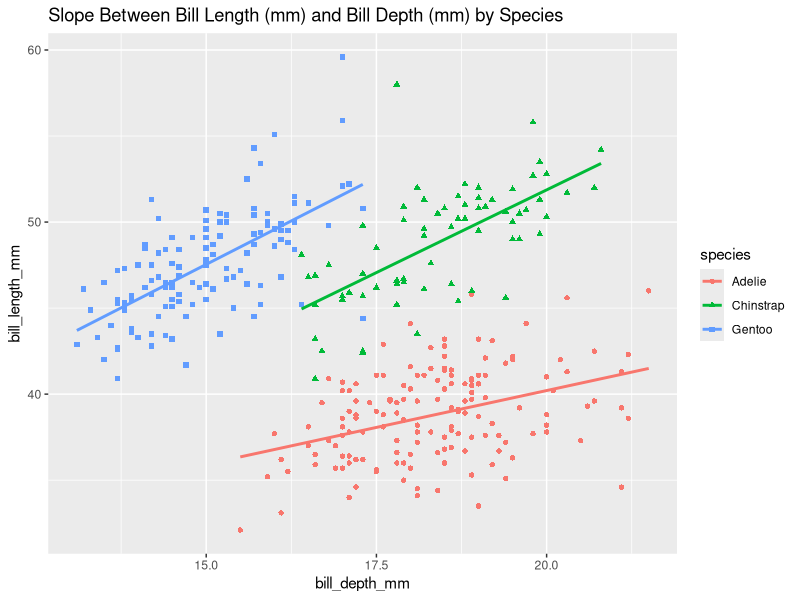
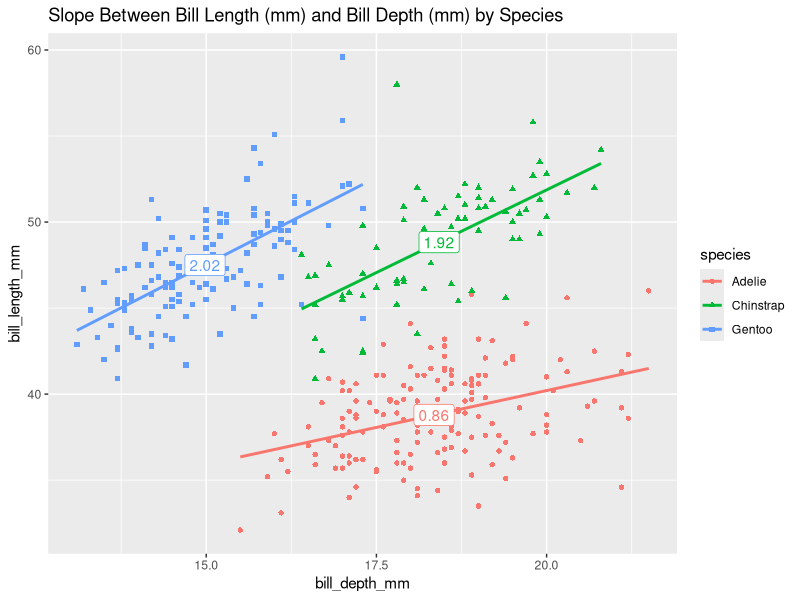

Source code (R) for these figures, in order:
#' --- 
#' title: "dplyr Problem Set Solutions"
#' date: "October 21st, 2021"
#' author: "Christian Testa"
#' ---

# dependencies
library(tidyverse)
library(palmerpenguins)

# load data
data(penguins)

# take a look at our data
glimpse(penguins)

# problem 1
penguins %>% 
  group_by(species, island) %>% 
  count()


# problem 2, part 1, method 1 -- naive method
penguins %>% 
  group_by(species) %>% 
  summarize(
    bill_length_mm_mean = mean(bill_length_mm, na.rm=T),
    bill_depth_mm_mean = mean(bill_depth_mm, na.rm=T),
    flipper_length_mm_mean = mean(flipper_length_mm, na.rm=T),
    body_mass_g_mean = mean(body_mass_g, na.rm=T))

# problem 2, part 1, method 2 -- using summarize_if
penguins %>% 
  select(-year) %>% 
  group_by(species) %>% 
  summarize_if(is.numeric, mean, na.rm=T)

# problem 2, part 2, method 1 -- naive method
penguins %>% 
  group_by(species) %>% 
  summarize(
    bill_length_mm_sd = sd(bill_length_mm, na.rm=T),
    bill_depth_mm_sd = sd(bill_depth_mm, na.rm=T),
    flipper_length_mm_sd = sd(flipper_length_mm, na.rm=T),
    body_mass_g_sd = sd(body_mass_g, na.rm=T))

# problem 2, part 2, method 2 -- using summarize_if
penguins %>% 
  select(-year) %>% 
  group_by(species) %>% 
  summarize_if(is.numeric, sd, na.rm=T)

# problem 2, parts 1&2, method 2 -- using summarize_if with multiple functions 
penguin_means_and_sds <- 
  penguins %>% 
  select(-year) %>% 
  group_by(species) %>% 
  summarize_if(
    is.numeric,
    .funs = 
      list(
        mean = ~ mean(., na.rm=T), 
        sd = ~ sd(., na.rm=T)
        )
  )

penguin_means_and_sds


# problem 2, part 3
penguin_means_and_sds %>% 
  arrange(desc(species))


# bonus problem 
penguin_bill_length_depth_slopes <- 
  penguins %>% 
  nest_by(species) %>% 
  mutate(
    slope = coef(lm("bill_length_mm ~ bill_depth_mm", data))[[2]]
    ) %>% 
  select(species, slope) 

# visualization of bonus problem

plot_1 <- 
  penguins %>% 
    ggplot(aes(x = bill_depth_mm, y = bill_length_mm, color = species, shape = species)) + 
    geom_point() + 
    geom_smooth(method = 'lm', se = FALSE) + 
    ggtitle("Slope Between Bill Length (mm) and Bill Depth (mm) by Species")

#+ fig.width=8
plot_1

# visualization of bonus problem with slopes labeled

plot_2 <- 
  plot_1 + 
  geom_label(
    data = penguins %>% group_by(species) %>% 
      summarize_if(is.numeric, mean, na.rm=T) %>% 
      left_join(penguin_bill_length_depth_slopes),
    mapping = aes(label = round(slope, 2)),
    show.legend = FALSE
  )

#+ fig.width=8
plot_2
      


